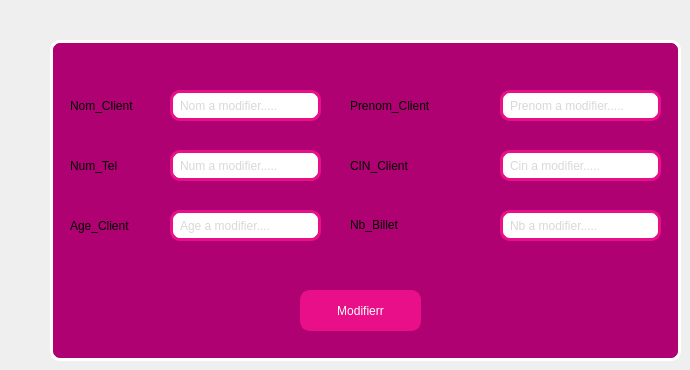
    <widget class="QWidget" name="tab_5">
     <attribute name="title">
      <string>Modification</string>
     </attribute>
     <widget class="QFrame" name="up_nb_2">
      <property name="geometry">
       <rect>
        <x>50</x>
        <y>40</y>
        <width>631</width>
        <height>321</height>
       </rect>
      </property>
      <property name="styleSheet">
       <string notr="true">border-width: 3px;
background-color: rgb(175, 1, 113);
color: rgb(170, 170, 170);
    border-color: #ffffff;
    border-style: solid;
    border-radius: 10;
    padding: 3px;
    font-size: 12px;
    padding-left: 5px;
    padding-right: 5px;</string>
      </property>
      <property name="frameShape">
       <enum>QFrame::StyledPanel</enum>
      </property>
      <property name="frameShadow">
       <enum>QFrame::Raised</enum>
      </property>
      <widget class="QLineEdit" name="up_nom">
       <property name="geometry">
        <rect>
         <x>120</x>
         <y>50</y>
         <width>151</width>
         <height>31</height>
        </rect>
       </property>
       <property name="styleSheet">
        <string notr="true"> color: #b1b1b1;
background-color: rgb(255, 255, 255);
    border-width: 3px;
    border-color: #E80F88;
    border-style: solid;
    border-radius: 10;
    padding: 3px;
    font-size: 12px;
    padding-left: 5px;
    padding-right: 5px;</string>
       </property>
       <property name="placeholderText">
        <string>Nom a modifier.....</string>
       </property>
      </widget>
      <widget class="QLineEdit" name="up_num">
       <property name="geometry">
        <rect>
         <x>120</x>
         <y>110</y>
         <width>151</width>
         <height>31</height>
        </rect>
       </property>
       <property name="styleSheet">
        <string notr="true"> color: #b1b1b1;
 
    border-width: 3px;
    border-color: #E80F88;
    border-style: solid;
    border-radius: 10;
background-color: rgb(255, 255, 255);
    padding: 3px;
    font-size: 12px;
    padding-left: 5px;
    padding-right: 5px;</string>
       </property>
       <property name="placeholderText">
        <string>Num a modifier.....</string>
       </property>
      </widget>
      <widget class="QLineEdit" name="up_prenom">
       <property name="geometry">
        <rect>
         <x>450</x>
         <y>50</y>
         <width>161</width>
         <height>31</height>
        </rect>
       </property>
       <property name="styleSheet">
        <string notr="true"> color: #b1b1b1;
   
background-color: rgb(255, 255, 255);
    border-width: 3px;
    border-color: #E80F88;
    border-style: solid;
    border-radius: 10;
    padding: 3px;
    font-size: 12px;
    padding-left: 5px;
    padding-right: 5px;</string>
       </property>
       <property name="placeholderText">
        <string>Prenom a modifier.....</string>
       </property>
      </widget>
      <widget class="QLineEdit" name="up_cin">
       <property name="geometry">
        <rect>
         <x>450</x>
         <y>110</y>
         <width>161</width>
         <height>31</height>
        </rect>
       </property>
       <property name="styleSheet">
        <string notr="true">background-color: rgb(255, 255, 255);
 color: #b1b1b1;

    border-width: 3px;
    border-color: #E80F88;
    border-style: solid;
    border-radius: 10;
    padding: 3px;
    font-size: 12px;
    padding-left: 5px;
    padding-right: 5px;</string>
       </property>
       <property name="placeholderText">
        <string>Cin a modifier.....</string>
       </property>
      </widget>
      <widget class="QLineEdit" name="up_age">
       <property name="geometry">
        <rect>
         <x>120</x>
         <y>170</y>
         <width>151</width>
         <height>31</height>
        </rect>
       </property>
       <property name="styleSheet">
        <string notr="true"> color: #b1b1b1;
 
    border-width: 3px;
    border-color: #E80F88;
    border-style: solid;
    border-radius: 10;
background-color: rgb(255, 255, 255);
    padding: 3px;
    font-size: 12px;
    padding-left: 5px;
    padding-right: 5px;</string>
       </property>
       <property name="placeholderText">
        <string>Age a modifier....</string>
       </property>
      </widget>
      <widget class="QLineEdit" name="up_nb">
       <property name="geometry">
        <rect>
         <x>450</x>
         <y>170</y>
         <width>161</width>
         <height>31</height>
        </rect>
       </property>
       <property name="styleSheet">
        <string notr="true"> color: #b1b1b1;
 
    border-width: 3px;
    border-color: #E80F88;
    border-style: solid;
    border-radius: 10;
background-color: rgb(255, 255, 255);
    padding: 3px;
    font-size: 12px;
    padding-left: 5px;
    padding-right: 5px;</string>
       </property>
       <property name="placeholderText">
        <string>Nb a modifier.....</string>
       </property>
      </widget>
      <widget class="QPushButton" name="pb_modivicated">
       <property name="geometry">
        <rect>
         <x>250</x>
         <y>250</y>
         <width>121</width>
         <height>41</height>
        </rect>
       </property>
       <property name="styleSheet">
        <string notr="true">background-color: rgb(232, 15, 136);
color: rgb(255, 255, 255);
 
    border-width: 3px;
    border-color: #E80F88;
    border-style: solid;
    border-radius: 10;

    padding: 3px;
    font-size: 12px;
    padding-left: 5px;
    padding-right: 5px;</string>
       </property>
       <property name="text">
        <string>Modifierr</string>
       </property>
       <property name="icon">
        <iconset>
         <normaloff>../../../pngegg (18).png</normaloff>../../../pngegg (18).png</iconset>
       </property>
      </widget>
     </widget>
     <widget class="QLabel" name="label_9">
      <property name="geometry">
       <rect>
        <x>70</x>
        <y>95</y>
        <width>91</width>
        <height>21</height>
       </rect>
      </property>
      <property name="styleSheet">
       <string notr="true">background-color: rgb(175, 1, 113);</string>
      </property>
      <property name="text">
       <string>Nom_Client</string>
      </property>
     </widget>
     <widget class="QLabel" name="label_11">
      <property name="geometry">
       <rect>
        <x>350</x>
        <y>90</y>
        <width>111</width>
        <height>31</height>
       </rect>
      </property>
      <property name="styleSheet">
       <string notr="true">background-color: rgb(175, 1, 113);</string>
      </property>
      <property name="text">
       <string>Prenom_Client</string>
      </property>
     </widget>
     <widget class="QLabel" name="label_12">
      <property name="geometry">
       <rect>
        <x>70</x>
        <y>156</y>
        <width>81</width>
        <height>20</height>
       </rect>
      </property>
      <property name="styleSheet">
       <string notr="true">background-color: rgb(175, 1, 113);</string>
      </property>
      <property name="text">
       <string>Num_Tel</string>
      </property>
     </widget>
     <widget class="QLabel" name="label_13">
      <property name="geometry">
       <rect>
        <x>350</x>
        <y>156</y>
        <width>91</width>
        <height>20</height>
       </rect>
      </property>
      <property name="styleSheet">
       <string notr="true">background-color: rgb(175, 1, 113);</string>
      </property>
      <property name="text">
       <string>CIN_Client</string>
      </property>
     </widget>
     <widget class="QLabel" name="label_14">
      <property name="geometry">
       <rect>
        <x>70</x>
        <y>216</y>
        <width>91</width>
        <height>20</height>
       </rect>
      </property>
      <property name="styleSheet">
       <string notr="true">background-color: rgb(175, 1, 113);</string>
      </property>
      <property name="text">
       <string>Age_Client</string>
      </property>
     </widget>
     <widget class="QLabel" name="label_15">
      <property name="geometry">
       <rect>
        <x>350</x>
        <y>209</y>
        <width>81</width>
        <height>31</height>
       </rect>
      </property>
      <property name="styleSheet">
       <string notr="true">background-color: rgb(175, 1, 113);</string>
      </property>
      <property name="text">
       <string>Nb_Billet</string>
      </property>
     </widget>
    </widget>
